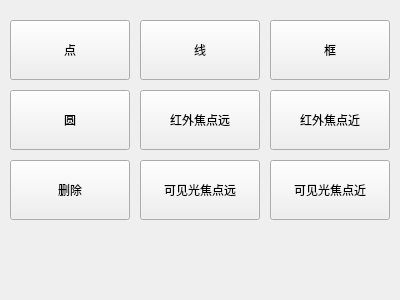
<?xml version="1.0" encoding="UTF-8"?>
<ui version="4.0">
 <class>IrAnaViFocuse</class>
 <widget class="QWidget" name="IrAnaViFocuse">
  <property name="geometry">
   <rect>
    <x>0</x>
    <y>0</y>
    <width>400</width>
    <height>300</height>
   </rect>
  </property>
  <property name="windowTitle">
   <string>IrAnaViFocuse</string>
  </property>
  <widget class="QPushButton" name="id_btn_circle">
   <property name="geometry">
    <rect>
     <x>10</x>
     <y>90</y>
     <width>120</width>
     <height>60</height>
    </rect>
   </property>
   <property name="text">
    <string>圆</string>
   </property>
  </widget>
  <widget class="QPushButton" name="id_btn_delete_shape">
   <property name="geometry">
    <rect>
     <x>10</x>
     <y>160</y>
     <width>120</width>
     <height>60</height>
    </rect>
   </property>
   <property name="text">
    <string>删除</string>
   </property>
  </widget>
  <widget class="QPushButton" name="id_btn_vi_focus_near">
   <property name="geometry">
    <rect>
     <x>270</x>
     <y>160</y>
     <width>120</width>
     <height>60</height>
    </rect>
   </property>
   <property name="text">
    <string>可见光焦点近</string>
   </property>
  </widget>
  <widget class="QPushButton" name="id_btn_line">
   <property name="geometry">
    <rect>
     <x>140</x>
     <y>20</y>
     <width>120</width>
     <height>60</height>
    </rect>
   </property>
   <property name="text">
    <string>线</string>
   </property>
  </widget>
  <widget class="QPushButton" name="id_btn_rect">
   <property name="geometry">
    <rect>
     <x>270</x>
     <y>20</y>
     <width>120</width>
     <height>60</height>
    </rect>
   </property>
   <property name="text">
    <string>框</string>
   </property>
  </widget>
  <widget class="QPushButton" name="id_btn_vi_focus_far">
   <property name="geometry">
    <rect>
     <x>140</x>
     <y>160</y>
     <width>120</width>
     <height>60</height>
    </rect>
   </property>
   <property name="text">
    <string>可见光焦点远</string>
   </property>
  </widget>
  <widget class="QPushButton" name="id_btn_ir_focus_far">
   <property name="geometry">
    <rect>
     <x>140</x>
     <y>90</y>
     <width>120</width>
     <height>60</height>
    </rect>
   </property>
   <property name="text">
    <string>红外焦点远</string>
   </property>
  </widget>
  <widget class="QPushButton" name="id_btn_ir_focus_near">
   <property name="geometry">
    <rect>
     <x>270</x>
     <y>90</y>
     <width>120</width>
     <height>60</height>
    </rect>
   </property>
   <property name="text">
    <string>红外焦点近</string>
   </property>
  </widget>
  <widget class="QPushButton" name="id_btn_point">
   <property name="geometry">
    <rect>
     <x>10</x>
     <y>20</y>
     <width>120</width>
     <height>60</height>
    </rect>
   </property>
   <property name="text">
    <string>点</string>
   </property>
  </widget>
 </widget>
 <layoutdefault spacing="6" margin="11"/>
 <resources/>
 <connections/>
</ui>
